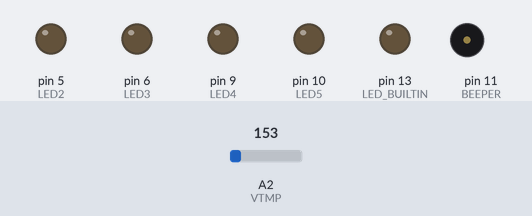
Bench run of a sketch on a simulated Arduino Uno, built with avr-gcc and run on an emulated ATmega328P. Parts: output pins drawn as LEDs (lit = HIGH), buzzer (waves = sounding). Inputs (shaded band) come from the test bench; at power-on: A2 (VTMP) = 153. What the sketch prints to the serial monitor is not drawn.

Above: at 0.2 s.
Timing chart, 0 to 1.7 s (numbered marks = the images above):
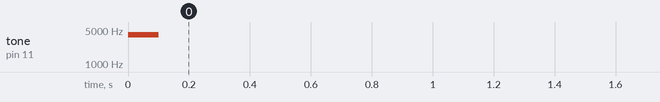

The sketch:

ARPS-Intro-5.ino
```cpp
/*
 Project: Intro-5-Analog-Input         Activity: mirobo.tech/arps-intro-5
 Date:    April 4, 2024

 This introductory programming activity for the mirobo.tech ARPS circuit
 demonstrates analog input and serial output for data output or to assist
 in debugging. This activity requires either the temperature sensor or the
 voltage divider resistors R20 and R21 (or both) to be installed in ARPS.

 Additional program analysis and programming activities examine temperature
 calculations, float numeric types, and conversion between numeric types.

 See the https://mirobo.tech/arps website for more programming activities.
*/

// Define I/O pins used by ARPS human interface devices
const int SW2 = 0;      // Pushbuttons SW2 and SW3 are supported on Arduino
const int SW3 = 1;      // UNO R4 Minima and Arduino UNO R4 WiFi
const int SW4 = 2;      // Pushbuttons SW4 and SW5 work on all Arduino UNO R3
const int SW5 = 3;      // and Arduino UNO R4 circuit boards

const int LED2 = 5;     // ARPS LEDs
const int LED3 = 6;
const int LED4 = 9;
const int LED5 = 10;

const int BEEPER = 11;  // ARPS Piezo beeper LS1

const int VTMP = A2;    // ARPS temperature sensor Vout
const int VDIV = A3;    // ARPS voltage divider Vout

// Define program variables
int SW2State;
int SW3State;
int SW4State;
int SW5State;

int dec0;       // Decimal number digit 0 - ones digit (LSB)
int dec1;       // Decimal number digit 1 - tens digit
int dec2;       // Decimal number digit 2 - hundreds digit
int rawTemp;    // Raw/analog temperature conversion result
int rawVolts;   // Raw/analog voltage divider conversion result
int tempDegC;   // Temperature in degrees C
float volts;    // Voltage divider output voltage

void setup() {
  pinMode(SW2,INPUT_PULLUP);
  pinMode(SW3,INPUT_PULLUP);
  pinMode(SW4,INPUT_PULLUP);
  pinMode(SW5,INPUT_PULLUP);
  pinMode(LED2,OUTPUT);
  pinMode(LED3,OUTPUT);
  pinMode(LED4,OUTPUT);
  pinMode(LED5,OUTPUT);
  pinMode(BEEPER,OUTPUT);
  pinMode(LED_BUILTIN,OUTPUT);

  pinMode(VTMP,INPUT);
  pinMode(VDIV,INPUT);
  Serial.begin(9600);     // Start serial port

  tone(BEEPER,4000,100);  // Say hello!
}

void loop() {
  // Read temperature input
  rawTemp = analogRead(VTMP);

  // Send results to the serial monitor
  Serial.println(rawTemp);

  delay(1000);
}

// Convert an 8-bit binary number to 3 decimal digits
void binToDec(unsigned char bin)
{
  dec0 = bin;             // Store number in ones digit
  dec1 = 0;               // Clear tens digit
  dec2 = 0;               // Clear hundreds digit

  // Count hundreds digits in dec2 variable
  while(dec0 >= 100) {
      dec2 ++;
      dec0 = dec0 - 100;
  }
  // Count tens digits in dec1 variable, dec0 will contain remaining ones
  while(dec0 >= 10) {
      dec1 ++;
      dec0 = dec0 - 10;
  }
}

/* Learn More -- Program Analysis Activities
 *
 * 1.   Let's test the ARPS temperature sensor. Instead of trying to display
 *      the temperature on ARPS's four LEDs, Arduino provides an alternate way
 *      of sharing data using its serial port. Serial data sent from the
 *      Arduino can be displayed using the Serial Monitor in the connected
 *      Arduino IDE. This program's setup() function includes the following
 *      program statement required to start using the Serial port:

  Serial.begin(9600);     // Start serial port

 *      The main loop() of the program is composed of the statements:

  // Read temperature input
  rawTemp = analogRead(VTMP);

  // Send results to the serial monitor
  Serial.println(rawTemp);

  delay(1000);

 *      Every time the 'Serial.println(rawTemp);' statement is executed, it
 *      will print a new line containing the rawTemp variable converted from
 *      the temperature sensor by the ADC (Analog-to-Digital Converter).
 *      Build and upload the program into your circuit, and then click on the
 *      Serial Monitor icon at the top right of the IDE screen. The Serial
 *      monitor should open in a tab beside the output tab at the bottom of
 *      the screen, and a new number should appear every second representing
 *      the latest conversion result. What are your results? Grab and hold the
 *      temperature sensor with your fingers. Do your results change?

 * 2.   The ADC in the Arduino UNO quantizes input voltages between 0 and 5V
 *      into 10-bit (binary) numbers representing the input voltage. How many
 *      different states or numbers can be represented using 10 binary bits?
 *
 * 3.   Calculate the amount of input voltage change necessary to cause a 1-bit
 *      (or single binary digit) change in the converted output result when
 *      using 10 bits to represent a 5V input range.
 *
 * 4.   The analog temperature sensor used in ARPS has a temperature coefficient
 *      of 10mV/°C, meaning that it produces an output voltage that increases by
 *      10mV for every 1°C rise in temperature. The sensor has a built-in offset
 *      voltage to allow its minimum temperature to be below 0°C, as well as to
 *      help improve its output linearity. What this means is that we will need
 *      to develop an algorithm to convert the analog voltage input from the
 *      temperature sensor into a useful temperature that we can use or display.
 *
 *      Based on the information above, calculating the actual temperature
 *      should be as simple as removing the offset, and then scaling the
 *      sensor's temperature coefficient to the ADC's quantization voltage
 *      calculated in step 2, above. The scale factor can be given by:
 *
 *      10mV/°C / mV/bit (ADC mV/bit from step 2)
 *
 *      The result you should get when you divide your ADC sensitivity into the
 *      sensor's temperature will be close to 2, meaning that a 1°C change in
 *      temperature will create a 2-digit change in ADC output values. If
 *      necessary, that could allow us to display temperatures with an accuracy
 *      of 0.5°C, but we will define an int(eger) variable for temperature and
 *      won't use that extra accuracy in this example.
 *
 *      To remove the offset, it's best to know the actual temperature and then
 *      to calibrate the offset amount from that value. For the MCP9700A
 *      temperature sensor recommended in the ARPS schematics, try an offset
 *      of 100 to start if using the Arduino UNO R3, or an offset of 127 if
 *      using Arduino UNO R4. For the TMP36 temperature sensor in Tinkercad,
 *      the offset is easy to find by adjusting the temperature to 0°C and
 *      using the raw number from the conversion at this temperature as the
 *      offset. Let's add this temperature conversion calculation after the
 *      analogRead() function in the program:

  tempDegC = (rawTemp - 100) / 2;   // Calculation for MCP9700A temperature sensor in ARPS

 *      Next, replace the single Serial.println() function with these lines:

  Serial.print("rawTemp: ");
  Serial.print(rawTemp);
  Serial.print("\t");
  Serial.print("Temp: ");
  Serial.print(tempDegC);
  Serial.println("C");

 *      Rather than just outputting a number, the Serial.print() functions will
 *      now build a line of text, starting with the string 'rawTemp: ', adding
 *      the value of the rawTemp variable, inserting a tab ('\t') character,
 *      printing the string 'Temp: ', adding the converted temperature, and
 *      finishing with the letter 'C'. Notice that the last statement uses the
 *      Serial.println() function, which finishes the current line of text
 *      output and starts a new line for the next Serial.print() function.
 *
 * 5.   The ARPS voltage divider resistors were chosen to produce a voltage
 *      coefficient scaled for an 8-bit ADC. What is the maximum value that
 *      an 8-bit ADC can produce? In programming analysis activity 2, above,
 *      you calculated the maximum value capable of being represented by the
 *      10-bit ADC in the Arduino. What scale factor will be needed to
 *      correlate the voltage divider output to the ADC input of Arduino?
 *
 * 6.   The battery voltage can be calculated from the voltage divider using
 *      the following set of instructions. You might be wondering why the
 *      scale factor is different from the one calcualted in step 5, above.
 *      To get 0.1V resolution in an 8-bit ADC, the voltage divider values
 *      were chosen to provide a 10x larger numeric output than the voltage.

  // Read voltage divider and convert to volts
  rawVolts = analogRead(VDIV);
  volts = float(rawVolts) / 40;

 *      Add this section code to your program, along with instructions to
 *      print the rawVolts and volts variables to the serial monitor. To
 *      get an accurate reading, your ARPS and Arduino will have to be
 *      powered through an external power supply connected to the DC input
 *      ARPS screw strip instead of using USB power.
 *
 *      Whether you are connected to an extenal power supply or not, there
 *      is an important type conversion used in this example. Comment out
 *      the rawVolts assignment and replace it with the following statement:

  rawVolts = 238;

 *      Run the program. The volts output should be 5.95.
 *
 *      Next, remove the float conversion function from the volts assignment
 *      so that it reads like this:

  volts = rawVolts / 40;

 *      Run the program again. What is the volts output now? Can you explain
 *      what might be happening to make the volts output different? (Hint:
 *      think about the types of the variables that are used.)
 *
 * 7.   This program contains the binToDec() function which demonstrates a
 *      simple method of converting an 8-bit binary value to three decimal
 *      digits. A function like this might be useful if a value needs to be
 *      displayed on individual digits in a 7-segment display, for example.
 *      Can you figure out how the function works? Explain the function, or
 *      create a flow chart to describe its operation.
 *
 * Programming Activities
 *
 * 1.   Create a program that uses the binToDec() function to convert the raw
 *      temperature into three decimal digits, and then transmit the digits to
 *      the IDE using a combination of Serial.print() and Serial.println()
 *      functions to display the values as a number in the serial monitor.
 *
 * 2.   Does your ARPS circuit have the voltage divider resistors (R20 and R21)
 *      and the screw terminal strip installed? If it does, an external power
 *      supply can be connected to power both the ARPS and Arduino, and the use
 *      of this external power supply enables the voltage divider circuit on
 *      ARPS to measure the supply voltage by reading the voltage divider.
 *
 *      Create a function that returns the power supply voltage to the calling
 *      program code.
 *
 * 3.   ARPS can sense its optical floor sensors using either digital or
 *      analog inputs. If you plan on using ARPS to make a floor or line
 *      sensing robot, using analog input provides some advantages over
 *      digital input. Create a function that reads the left and right floor
 *      or line sensors in analog mode and returns digital values representing
 *      whether or not each floor sensor's light level has crossed a user-
 *      determined threshold.
 *
 *      After building the robot and installing the sensors, the serial
 *      monitor can be used to set appropriate light threshold values for the
 *      floor sensors based on the distance they are mounted away from the
 *      floor and the reflectivity of the floor surface.
 *
 * 4.   Analog inputs can be used to control analog outputs through servo
 *      pulses, PWM, or by using the analogWrite() function. Create a program
 *      for a line-following robot that uses analog line sensor inputs to
 *      determine analog motor outputs, or a program that rotates a servo
 *      based on the amount of the amount of light or temperature input.
 */
```

Measured:
- by itself, tone on pin 11 (BEEPER): silent → 4000 Hz at 0.00 s, → silent 0.10 s later
